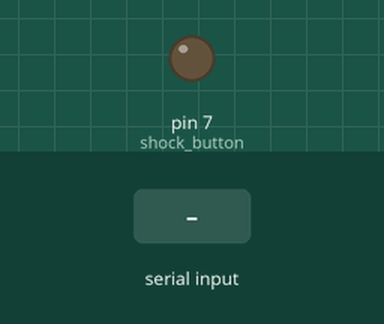
A sketch run on a simulated Arduino Uno, built with avr-gcc and run on an emulated ATmega328P. Parts: output pins drawn as LEDs (lit = HIGH). Dashed ring = blinking. Inputs (shaded band) come from the test bench.

Above: at 1.2 s.
1.3 s: "s" received over Serial
At 2.4 s:
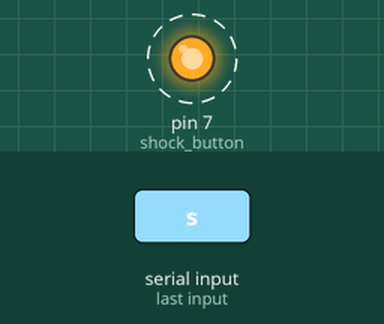
Timing chart, 0 to 5.2 s (numbered marks = the images above; inputs shaded):
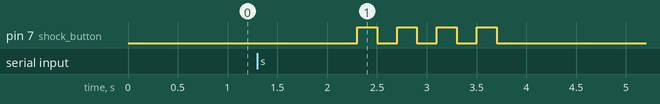

The sketch:

ardunio_code.ino
```cpp
#define shock_button 7
int shocking_pause = 200;

void setup() {
  Serial.begin(9600);
  pinMode(shock_button, OUTPUT);
  digitalWrite(shock_button, LOW);
}

void loop() {
  if (Serial.available() > 0) {
    String shock = Serial.readString();
    if(shock == "s") {
      digitalWrite(shock_button, HIGH);
      delay(shocking_pause);
      digitalWrite(shock_button, LOW);
      delay(shocking_pause);

      digitalWrite(shock_button, HIGH);
      delay(shocking_pause);
      digitalWrite(shock_button, LOW);
      delay(shocking_pause);

      digitalWrite(shock_button, HIGH);
      delay(shocking_pause);
      digitalWrite(shock_button, LOW);
      delay(shocking_pause);

      digitalWrite(shock_button, HIGH);
      delay(shocking_pause);
      digitalWrite(shock_button, LOW);
      delay(shocking_pause);
    }
  }
}
```

Measured:
- after the input at 1.3 s, pin 7 (shock_button): alternates HIGH for 0.20 s and LOW for 0.20 s, 8 changes in all, then stays LOW, starting after 1.0 s
